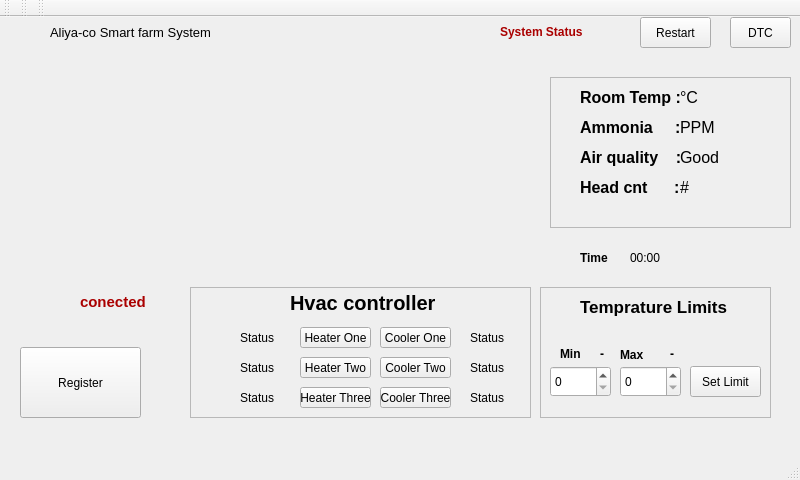
<?xml version="1.0" encoding="UTF-8"?>
<ui version="4.0">
 <class>MainWindow</class>
 <widget class="QMainWindow" name="MainWindow">
  <property name="geometry">
   <rect>
    <x>0</x>
    <y>0</y>
    <width>800</width>
    <height>480</height>
   </rect>
  </property>
  <property name="minimumSize">
   <size>
    <width>800</width>
    <height>480</height>
   </size>
  </property>
  <property name="maximumSize">
   <size>
    <width>800</width>
    <height>480</height>
   </size>
  </property>
  <property name="windowTitle">
   <string>MainWindow</string>
  </property>
  <widget class="QWidget" name="centralWidget">
   <widget class="QPushButton" name="btnOn">
    <property name="geometry">
     <rect>
      <x>640</x>
      <y>0</y>
      <width>71</width>
      <height>31</height>
     </rect>
    </property>
    <property name="text">
     <string>Restart</string>
    </property>
   </widget>
   <widget class="QPushButton" name="register_2">
    <property name="geometry">
     <rect>
      <x>20</x>
      <y>330</y>
      <width>121</width>
      <height>71</height>
     </rect>
    </property>
    <property name="text">
     <string>Register</string>
    </property>
   </widget>
   <widget class="QFrame" name="frame">
    <property name="geometry">
     <rect>
      <x>190</x>
      <y>270</y>
      <width>341</width>
      <height>131</height>
     </rect>
    </property>
    <property name="frameShape">
     <enum>QFrame::StyledPanel</enum>
    </property>
    <property name="frameShadow">
     <enum>QFrame::Raised</enum>
    </property>
    <widget class="QLabel" name="label_2">
     <property name="geometry">
      <rect>
       <x>100</x>
       <y>0</y>
       <width>191</width>
       <height>31</height>
      </rect>
     </property>
     <property name="font">
      <font>
       <pointsize>15</pointsize>
       <weight>75</weight>
       <bold>true</bold>
      </font>
     </property>
     <property name="text">
      <string>Hvac controller</string>
     </property>
    </widget>
    <widget class="QPushButton" name="ht1_B">
     <property name="geometry">
      <rect>
       <x>110</x>
       <y>40</y>
       <width>71</width>
       <height>21</height>
      </rect>
     </property>
     <property name="font">
      <font>
       <pointsize>9</pointsize>
      </font>
     </property>
     <property name="text">
      <string>Heater One</string>
     </property>
    </widget>
    <widget class="QPushButton" name="ht2_B">
     <property name="geometry">
      <rect>
       <x>110</x>
       <y>70</y>
       <width>71</width>
       <height>21</height>
      </rect>
     </property>
     <property name="font">
      <font>
       <pointsize>9</pointsize>
      </font>
     </property>
     <property name="text">
      <string>Heater Two</string>
     </property>
    </widget>
    <widget class="QPushButton" name="ht3_B">
     <property name="geometry">
      <rect>
       <x>110</x>
       <y>100</y>
       <width>71</width>
       <height>21</height>
      </rect>
     </property>
     <property name="font">
      <font>
       <pointsize>9</pointsize>
      </font>
     </property>
     <property name="text">
      <string>Heater Three</string>
     </property>
    </widget>
    <widget class="QPushButton" name="co1_B">
     <property name="geometry">
      <rect>
       <x>190</x>
       <y>40</y>
       <width>71</width>
       <height>21</height>
      </rect>
     </property>
     <property name="font">
      <font>
       <pointsize>9</pointsize>
      </font>
     </property>
     <property name="text">
      <string>Cooler One</string>
     </property>
    </widget>
    <widget class="QPushButton" name="co2_B">
     <property name="geometry">
      <rect>
       <x>190</x>
       <y>70</y>
       <width>71</width>
       <height>21</height>
      </rect>
     </property>
     <property name="font">
      <font>
       <pointsize>9</pointsize>
      </font>
     </property>
     <property name="text">
      <string>Cooler Two</string>
     </property>
    </widget>
    <widget class="QPushButton" name="co3_B">
     <property name="geometry">
      <rect>
       <x>190</x>
       <y>100</y>
       <width>71</width>
       <height>21</height>
      </rect>
     </property>
     <property name="font">
      <font>
       <pointsize>9</pointsize>
      </font>
     </property>
     <property name="text">
      <string>Cooler Three</string>
     </property>
    </widget>
    <widget class="QLabel" name="heater_1_sts">
     <property name="geometry">
      <rect>
       <x>50</x>
       <y>40</y>
       <width>68</width>
       <height>22</height>
      </rect>
     </property>
     <property name="text">
      <string>Status</string>
     </property>
    </widget>
    <widget class="QLabel" name="heater_2_sts">
     <property name="geometry">
      <rect>
       <x>50</x>
       <y>70</y>
       <width>68</width>
       <height>22</height>
      </rect>
     </property>
     <property name="text">
      <string>Status</string>
     </property>
    </widget>
    <widget class="QLabel" name="heater_3_sts">
     <property name="geometry">
      <rect>
       <x>50</x>
       <y>100</y>
       <width>68</width>
       <height>22</height>
      </rect>
     </property>
     <property name="text">
      <string>Status</string>
     </property>
    </widget>
    <widget class="QLabel" name="cooler_1_sts">
     <property name="geometry">
      <rect>
       <x>280</x>
       <y>40</y>
       <width>68</width>
       <height>22</height>
      </rect>
     </property>
     <property name="text">
      <string>Status</string>
     </property>
    </widget>
    <widget class="QLabel" name="cooler_2_sts">
     <property name="geometry">
      <rect>
       <x>280</x>
       <y>70</y>
       <width>68</width>
       <height>22</height>
      </rect>
     </property>
     <property name="text">
      <string>Status</string>
     </property>
    </widget>
    <widget class="QLabel" name="cooler_3_sts">
     <property name="geometry">
      <rect>
       <x>280</x>
       <y>100</y>
       <width>68</width>
       <height>22</height>
      </rect>
     </property>
     <property name="text">
      <string>Status</string>
     </property>
    </widget>
   </widget>
   <widget class="temp_plot" name="temp_plot" native="true">
    <property name="geometry">
     <rect>
      <x>10</x>
      <y>40</y>
      <width>531</width>
      <height>211</height>
     </rect>
    </property>
   </widget>
   <widget class="QFrame" name="frame_2">
    <property name="geometry">
     <rect>
      <x>540</x>
      <y>270</y>
      <width>231</width>
      <height>131</height>
     </rect>
    </property>
    <property name="frameShape">
     <enum>QFrame::StyledPanel</enum>
    </property>
    <property name="frameShadow">
     <enum>QFrame::Raised</enum>
    </property>
    <widget class="QLabel" name="label_4">
     <property name="geometry">
      <rect>
       <x>40</x>
       <y>10</y>
       <width>201</width>
       <height>20</height>
      </rect>
     </property>
     <property name="font">
      <font>
       <pointsize>13</pointsize>
       <weight>75</weight>
       <bold>true</bold>
      </font>
     </property>
     <property name="text">
      <string>Temprature Limits</string>
     </property>
    </widget>
    <widget class="QSpinBox" name="Min_Box">
     <property name="geometry">
      <rect>
       <x>10</x>
       <y>79</y>
       <width>61</width>
       <height>31</height>
      </rect>
     </property>
    </widget>
    <widget class="QSpinBox" name="Max_Box">
     <property name="geometry">
      <rect>
       <x>80</x>
       <y>79</y>
       <width>61</width>
       <height>31</height>
      </rect>
     </property>
    </widget>
    <widget class="QLabel" name="label_7">
     <property name="geometry">
      <rect>
       <x>20</x>
       <y>59</y>
       <width>55</width>
       <height>16</height>
      </rect>
     </property>
     <property name="font">
      <font>
       <weight>75</weight>
       <bold>true</bold>
      </font>
     </property>
     <property name="text">
      <string>Min</string>
     </property>
    </widget>
    <widget class="QLabel" name="label_8">
     <property name="geometry">
      <rect>
       <x>80</x>
       <y>60</y>
       <width>55</width>
       <height>16</height>
      </rect>
     </property>
     <property name="font">
      <font>
       <weight>75</weight>
       <bold>true</bold>
      </font>
     </property>
     <property name="text">
      <string>Max</string>
     </property>
    </widget>
    <widget class="QLabel" name="label_9">
     <property name="geometry">
      <rect>
       <x>60</x>
       <y>59</y>
       <width>55</width>
       <height>16</height>
      </rect>
     </property>
     <property name="font">
      <font>
       <weight>75</weight>
       <bold>true</bold>
      </font>
     </property>
     <property name="text">
      <string>-</string>
     </property>
    </widget>
    <widget class="QLabel" name="label_10">
     <property name="geometry">
      <rect>
       <x>130</x>
       <y>59</y>
       <width>55</width>
       <height>16</height>
      </rect>
     </property>
     <property name="font">
      <font>
       <weight>75</weight>
       <bold>true</bold>
      </font>
     </property>
     <property name="text">
      <string>-</string>
     </property>
    </widget>
    <widget class="QPushButton" name="Set_Limit">
     <property name="geometry">
      <rect>
       <x>150</x>
       <y>79</y>
       <width>71</width>
       <height>31</height>
      </rect>
     </property>
     <property name="text">
      <string>Set Limit</string>
     </property>
    </widget>
   </widget>
   <widget class="QPushButton" name="DTC">
    <property name="geometry">
     <rect>
      <x>730</x>
      <y>0</y>
      <width>61</width>
      <height>31</height>
     </rect>
    </property>
    <property name="text">
     <string>DTC</string>
    </property>
   </widget>
   <widget class="QLabel" name="label">
    <property name="geometry">
     <rect>
      <x>50</x>
      <y>0</y>
      <width>171</width>
      <height>31</height>
     </rect>
    </property>
    <property name="font">
     <font>
      <pointsize>10</pointsize>
     </font>
    </property>
    <property name="text">
     <string>Aliya-co Smart farm System</string>
    </property>
   </widget>
   <widget class="QLabel" name="message">
    <property name="geometry">
     <rect>
      <x>80</x>
      <y>270</y>
      <width>101</width>
      <height>31</height>
     </rect>
    </property>
    <property name="font">
     <font>
      <pointsize>11</pointsize>
      <weight>75</weight>
      <bold>true</bold>
     </font>
    </property>
    <property name="autoFillBackground">
     <bool>false</bool>
    </property>
    <property name="text">
     <string>&lt;html&gt;&lt;head/&gt;&lt;body&gt;&lt;p&gt;&lt;span style=&quot; color:#aa0000;&quot;&gt;conected&lt;/span&gt;&lt;/p&gt;&lt;/body&gt;&lt;/html&gt;</string>
    </property>
   </widget>
   <widget class="QLabel" name="label_11">
    <property name="geometry">
     <rect>
      <x>0</x>
      <y>0</y>
      <width>41</width>
      <height>31</height>
     </rect>
    </property>
    <property name="text">
     <string/>
    </property>
    <property name="pixmap">
     <pixmap>logo12.jpg</pixmap>
    </property>
    <property name="scaledContents">
     <bool>true</bool>
    </property>
   </widget>
   <widget class="QFrame" name="frame_3">
    <property name="geometry">
     <rect>
      <x>550</x>
      <y>60</y>
      <width>241</width>
      <height>151</height>
     </rect>
    </property>
    <property name="frameShape">
     <enum>QFrame::StyledPanel</enum>
    </property>
    <property name="frameShadow">
     <enum>QFrame::Raised</enum>
    </property>
    <widget class="QLabel" name="label_3">
     <property name="geometry">
      <rect>
       <x>30</x>
       <y>10</y>
       <width>131</width>
       <height>21</height>
      </rect>
     </property>
     <property name="font">
      <font>
       <pointsize>12</pointsize>
       <weight>75</weight>
       <bold>true</bold>
      </font>
     </property>
     <property name="text">
      <string>Room Temp :</string>
     </property>
    </widget>
    <widget class="QLabel" name="label_5">
     <property name="geometry">
      <rect>
       <x>30</x>
       <y>40</y>
       <width>131</width>
       <height>21</height>
      </rect>
     </property>
     <property name="font">
      <font>
       <pointsize>12</pointsize>
       <weight>75</weight>
       <bold>true</bold>
      </font>
     </property>
     <property name="text">
      <string>Ammonia     :</string>
     </property>
    </widget>
    <widget class="QLabel" name="label_6">
     <property name="geometry">
      <rect>
       <x>30</x>
       <y>70</y>
       <width>101</width>
       <height>21</height>
      </rect>
     </property>
     <property name="font">
      <font>
       <pointsize>12</pointsize>
       <weight>75</weight>
       <bold>true</bold>
      </font>
     </property>
     <property name="text">
      <string>Air quality    :</string>
     </property>
    </widget>
    <widget class="QLabel" name="Temp">
     <property name="geometry">
      <rect>
       <x>130</x>
       <y>10</y>
       <width>91</width>
       <height>21</height>
      </rect>
     </property>
     <property name="font">
      <font>
       <pointsize>12</pointsize>
      </font>
     </property>
     <property name="text">
      <string>°C</string>
     </property>
    </widget>
    <widget class="QLabel" name="Ammonia">
     <property name="geometry">
      <rect>
       <x>130</x>
       <y>40</y>
       <width>91</width>
       <height>21</height>
      </rect>
     </property>
     <property name="font">
      <font>
       <pointsize>12</pointsize>
      </font>
     </property>
     <property name="text">
      <string>PPM</string>
     </property>
    </widget>
    <widget class="QLabel" name="Air">
     <property name="geometry">
      <rect>
       <x>130</x>
       <y>70</y>
       <width>91</width>
       <height>21</height>
      </rect>
     </property>
     <property name="font">
      <font>
       <pointsize>12</pointsize>
      </font>
     </property>
     <property name="text">
      <string>Good</string>
     </property>
    </widget>
    <widget class="QLabel" name="lable_head">
     <property name="geometry">
      <rect>
       <x>30</x>
       <y>100</y>
       <width>101</width>
       <height>21</height>
      </rect>
     </property>
     <property name="font">
      <font>
       <pointsize>12</pointsize>
       <weight>75</weight>
       <bold>true</bold>
      </font>
     </property>
     <property name="text">
      <string>Head cnt      :</string>
     </property>
    </widget>
    <widget class="QLabel" name="Head_count">
     <property name="geometry">
      <rect>
       <x>130</x>
       <y>100</y>
       <width>91</width>
       <height>21</height>
      </rect>
     </property>
     <property name="font">
      <font>
       <pointsize>12</pointsize>
      </font>
     </property>
     <property name="text">
      <string>#</string>
     </property>
    </widget>
    <widget class="QLabel" name="Head_count_2">
     <property name="geometry">
      <rect>
       <x>10</x>
       <y>10</y>
       <width>21</width>
       <height>21</height>
      </rect>
     </property>
     <property name="font">
      <font>
       <pointsize>12</pointsize>
      </font>
     </property>
     <property name="text">
      <string/>
     </property>
     <property name="pixmap">
      <pixmap>../temp.png</pixmap>
     </property>
     <property name="scaledContents">
      <bool>true</bool>
     </property>
    </widget>
    <widget class="QLabel" name="Head_count_3">
     <property name="geometry">
      <rect>
       <x>10</x>
       <y>40</y>
       <width>21</width>
       <height>21</height>
      </rect>
     </property>
     <property name="font">
      <font>
       <pointsize>12</pointsize>
      </font>
     </property>
     <property name="text">
      <string/>
     </property>
     <property name="pixmap">
      <pixmap>../ammonia.png</pixmap>
     </property>
     <property name="scaledContents">
      <bool>true</bool>
     </property>
    </widget>
    <widget class="QLabel" name="Head_count_4">
     <property name="geometry">
      <rect>
       <x>10</x>
       <y>70</y>
       <width>21</width>
       <height>21</height>
      </rect>
     </property>
     <property name="font">
      <font>
       <pointsize>12</pointsize>
      </font>
     </property>
     <property name="text">
      <string/>
     </property>
     <property name="pixmap">
      <pixmap>../air.jpeg</pixmap>
     </property>
     <property name="scaledContents">
      <bool>true</bool>
     </property>
    </widget>
    <widget class="QLabel" name="Head_count_5">
     <property name="geometry">
      <rect>
       <x>0</x>
       <y>100</y>
       <width>31</width>
       <height>31</height>
      </rect>
     </property>
     <property name="font">
      <font>
       <pointsize>12</pointsize>
      </font>
     </property>
     <property name="text">
      <string/>
     </property>
     <property name="pixmap">
      <pixmap>../hen.jpeg</pixmap>
     </property>
     <property name="scaledContents">
      <bool>true</bool>
     </property>
    </widget>
   </widget>
   <widget class="QLabel" name="label_12">
    <property name="geometry">
     <rect>
      <x>580</x>
      <y>230</y>
      <width>68</width>
      <height>22</height>
     </rect>
    </property>
    <property name="font">
     <font>
      <weight>75</weight>
      <bold>true</bold>
     </font>
    </property>
    <property name="text">
     <string>Time</string>
    </property>
   </widget>
   <widget class="QLabel" name="Time_L">
    <property name="geometry">
     <rect>
      <x>630</x>
      <y>230</y>
      <width>68</width>
      <height>22</height>
     </rect>
    </property>
    <property name="text">
     <string>00:00</string>
    </property>
   </widget>
   <widget class="QLabel" name="message_2">
    <property name="geometry">
     <rect>
      <x>500</x>
      <y>0</y>
      <width>121</width>
      <height>31</height>
     </rect>
    </property>
    <property name="font">
     <font>
      <weight>75</weight>
      <bold>true</bold>
     </font>
    </property>
    <property name="autoFillBackground">
     <bool>false</bool>
    </property>
    <property name="text">
     <string>&lt;html&gt;&lt;head/&gt;&lt;body&gt;&lt;p&gt;&lt;span style=&quot; color:#aa0000;&quot;&gt;System Status&lt;/span&gt;&lt;/p&gt;&lt;/body&gt;&lt;/html&gt;</string>
    </property>
   </widget>
   <widget class="QLabel" name="message_3">
    <property name="geometry">
     <rect>
      <x>20</x>
      <y>270</y>
      <width>41</width>
      <height>31</height>
     </rect>
    </property>
    <property name="font">
     <font>
      <weight>75</weight>
      <bold>true</bold>
     </font>
    </property>
    <property name="autoFillBackground">
     <bool>false</bool>
    </property>
    <property name="text">
     <string/>
    </property>
    <property name="pixmap">
     <pixmap>../internet.png</pixmap>
    </property>
    <property name="scaledContents">
     <bool>true</bool>
    </property>
   </widget>
  </widget>
  <widget class="QMenuBar" name="menuBar">
   <property name="geometry">
    <rect>
     <x>0</x>
     <y>0</y>
     <width>800</width>
     <height>28</height>
    </rect>
   </property>
  </widget>
  <widget class="QToolBar" name="mainToolBar">
   <attribute name="toolBarArea">
    <enum>TopToolBarArea</enum>
   </attribute>
   <attribute name="toolBarBreak">
    <bool>false</bool>
   </attribute>
  </widget>
  <widget class="QStatusBar" name="statusBar"/>
  <widget class="QToolBar" name="toolBar">
   <property name="windowTitle">
    <string>toolBar</string>
   </property>
   <attribute name="toolBarArea">
    <enum>TopToolBarArea</enum>
   </attribute>
   <attribute name="toolBarBreak">
    <bool>false</bool>
   </attribute>
  </widget>
  <widget class="QToolBar" name="toolBar_2">
   <property name="windowTitle">
    <string>toolBar_2</string>
   </property>
   <attribute name="toolBarArea">
    <enum>TopToolBarArea</enum>
   </attribute>
   <attribute name="toolBarBreak">
    <bool>false</bool>
   </attribute>
  </widget>
 </widget>
 <layoutdefault spacing="6" margin="11"/>
 <customwidgets>
  <customwidget>
   <class>temp_plot</class>
   <extends>QWidget</extends>
   <header location="global">temp_plot.h</header>
   <container>1</container>
  </customwidget>
 </customwidgets>
 <resources/>
 <connections/>
</ui>
